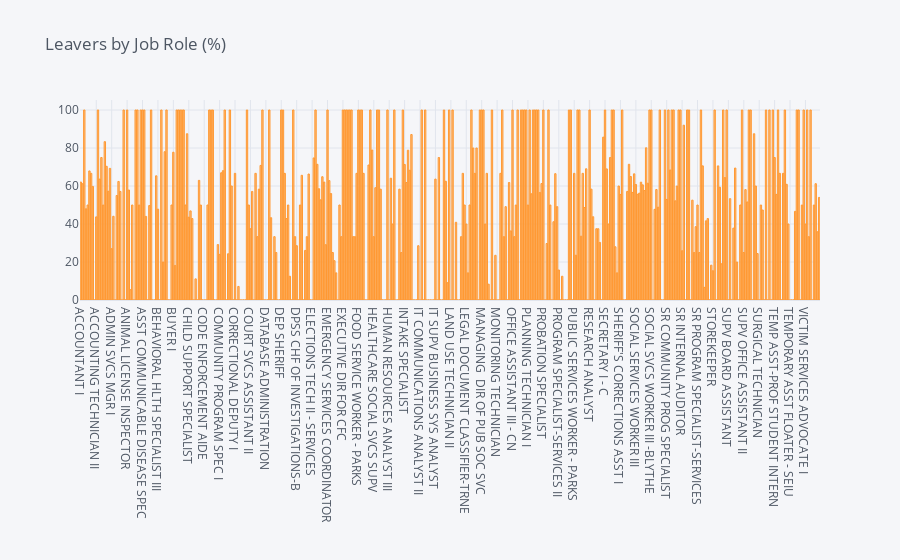

Here is the notebook cell this chart was saved with:
### Code cell
df_jobtitle = pd.DataFrame(columns=["jobtitle", "division_leavers"])
i=0
for field in list(df_age_nonnull['jobtitle'].unique()):
    ratio = df_age_nonnull[(df_age_nonnull['jobtitle']==field)&(df_age_nonnull['Attrition']==1)].shape[0] / df_age_nonnull[df_age_nonnull['jobtitle']==field].shape[0]
    df_jobtitle.loc[i] = (field, ratio*100)
    i += 1
    #print("In {}, the ratio of leavers is {:.2f}%".format(field, ratio*100))    
df_JR = df_jobtitle.groupby(by="jobtitle").sum()
df_JR.iplot(kind='bar',title='Leavers by Job Role (%)')

### Figure 1 — Plotly figure (JSON) as saved in the notebook; plotly's stock layout.template omitted (floating-point values rounded to 4 significant figures; data arrays with more than 128 entries replaced by an {"elided": "..."} marker saying what was removed)
{"data": [{"marker": {"color": "rgba(255, 153, 51, 0.6)", "line": {"color": "rgba(255, 153, 51, 1.0)", "width": 1}}, "name": "division_leavers", "orientation": "v", "text": "", "type": "bar", "x": {"elided": "432 str values"}, "y": {"elided": "432 float values"}}], "layout": {"legend": {"bgcolor": "#F5F6F9", "font": {"color": "#4D5663"}}, "paper_bgcolor": "#F5F6F9", "plot_bgcolor": "#F5F6F9", "title": {"font": {"color": "#4D5663"}, "text": "Leavers by Job Role (%)"}, "xaxis": {"gridcolor": "#E1E5ED", "showgrid": true, "tickfont": {"color": "#4D5663"}, "title": {"font": {"color": "#4D5663"}, "text": ""}, "zerolinecolor": "#E1E5ED"}, "yaxis": {"gridcolor": "#E1E5ED", "showgrid": true, "tickfont": {"color": "#4D5663"}, "title": {"font": {"color": "#4D5663"}, "text": ""}, "zerolinecolor": "#E1E5ED"}}}
